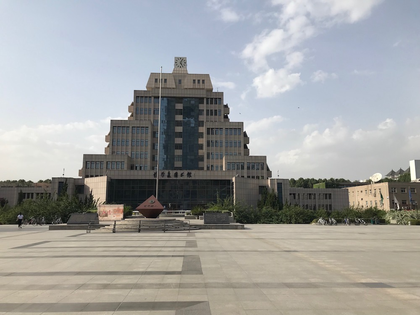
%> input picture pic3.png, 420 x 315 px, shrunk from 1000 x 750 before the run
$ octave demo_affine_registration.m   (GNU Octave 9; MATLAB toolbox functions it lacks are replaced by stand-ins)
%> lines starting %> are read from the running program, lines starting %| are printed output that depends on the picture

%% 锟斤拷取锟斤拷锟斤拷图锟斤拷
im1 = imread('pic3.png');
%> im1 is the input picture: size 315x420x3 uint8; mean R, G, B 160.3, 160.9, 159.7
im2 = imread('pic4.png');
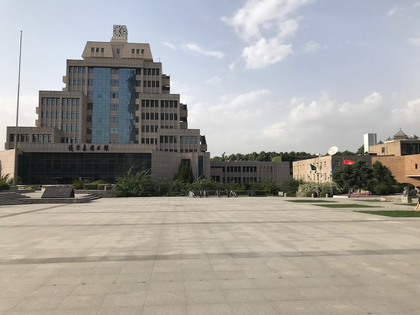
%> input picture pic4.png, 420 x 315 px, shrunk from 1000 x 750 before the run
%> im2 is the input picture: size 315x420x3 uint8; mean R, G, B 163, 160.4, 155.4
figure(1);clf; imshow(cat(2, im1,im2));
%> after `imshow(cat(2, im1,im2))`:
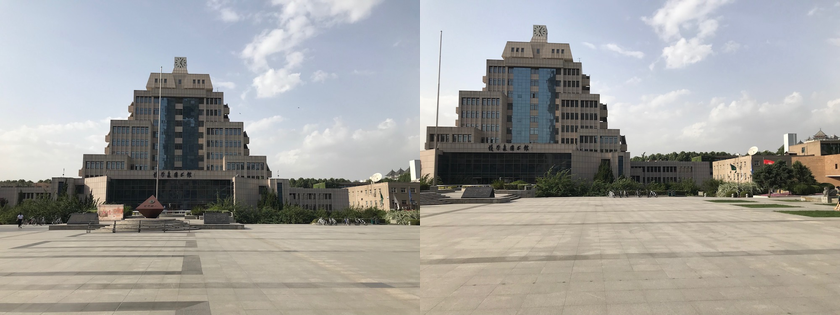
%> displayed picture: size 315x840x3, on the screen's scale of 0 to 255; mean R, G, B 161.7, 160.6, 157.6

%% 锟斤拷锟斤拷ginput锟斤拷取锟斤拷锟斤拷锟斤拷
if(exist('leftpoints.mat','file') && exist('rightpoints.mat','file'))
    left = load('leftpoints.mat');
    xsLeft = left.xsLeft; ysLeft = left.ysLeft;
    right = load('rightpoints.mat');
    xsRight = right.xsRight; ysRight = right.ysRight;

    figure(1); hold on;
    plot(xsLeft, ysLeft,'rx','markersize',15);
    for i = 1 : length(xsLeft)
        str = [num2str(i),':(',num2str(xsLeft(i)),', ', num2str(ysLeft(i)), ')'];
       text(xsLeft(i), ysLeft(i), str, 'fontsize', 15, 'color', 'r') ;
    end
    plot(xsRight + size(im1,2), ysRight,'rs','markersize',15);
    for i = 1 : length(xsRight)
        str = [num2str(i),':(',num2str(xsRight(i)),', ', num2str(ysRight(i)), ')'];
       text(xsRight(i) + size(im1,2), ysRight(i), str, 'fontsize', 15, 'color', 'r') ;
    end

else
%> (the run ends here)
